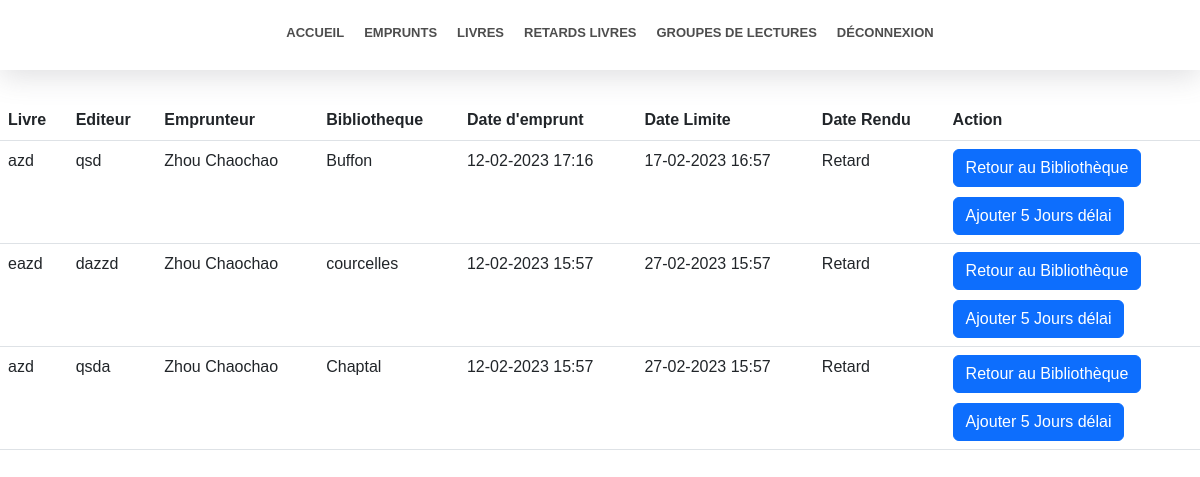
Page /libraire/livres/retard (signed in) on the earlier database version.
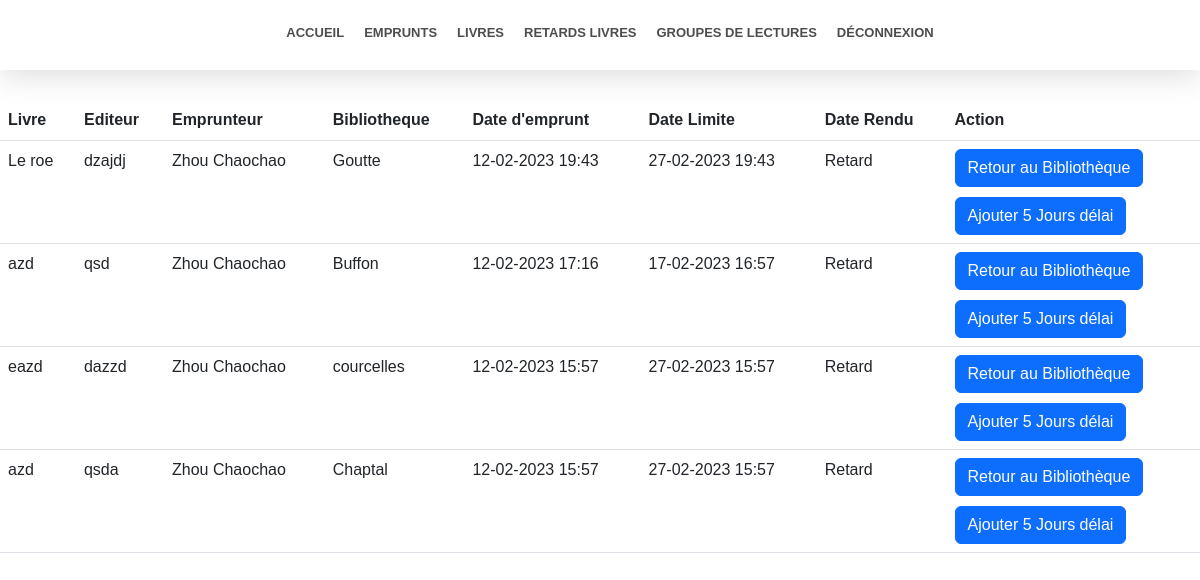
Same page on the later database version.
### accounts/models.py (models this page shows, shortened)
class Pret(models.Model):
    date = models.DateTimeField(auto_now=True)
    user = models.ForeignKey(CustomUser, on_delete=models.CASCADE)
    livre = models.ForeignKey(Livre, on_delete=models.CASCADE)
    dateend = models.DateTimeField()
    daterendu = models.DateTimeField(default=None, blank=True, null=True)

class Livre(models.Model):
    titre = models.CharField(max_length=60)
    auteur = models.CharField(max_length=60)
    jaquette = models.CharField(max_length=60)
    editeur = models.CharField(max_length=60)
    collection = models.CharField(max_length=60)
    genre = models.CharField(max_length=60)
    dispo = models.BooleanField(default=True)
    biblio = models.ForeignKey(Biliotheque, on_delete=models.CASCADE)

class CustomUser(AbstractUser):
    is_libraire = models.BooleanField(default=False)
    adresse = models.CharField(max_length=200, blank=False)
    cp = models.CharField(max_length=6, blank=False)

class Biliotheque(models.Model):
    name = models.CharField(max_length=60)
    adresse = models.CharField(max_length=60)
    ville = models.CharField(max_length=50)
    cp = models.CharField(max_length=60)

### livre/views.py (the view)
# urls.py: path('libraire/livres/retard', livre_views.libraireLivresRetard, name="libraire_livres_retard"),
@user_passes_test(lambda u: u.is_staff, login_url='/login/')
def libraireLivresRetard(request):
    context = {}
    now = datetime.now()
    context["todaynow"] = now.replace(tzinfo=pytz.utc)
    context["prets"] = Pret.objects.order_by("-date")
    return render(request, 'libraire/livre-retard.html', context=context)

### templates/libraire/livre-retard.html (shortened to what this page needs)
{% extends 'libraire/base-libraire.html' %}
{% block content %}
    <div style="height: 100px"></div>
    <section style="max-width: 1400px;margin: auto;">
        <table class="table">
            <thead>
            <tr>
                <th>Livre</th>
                <th>Editeur</th>
                <th>Emprunteur</th>
                <th>Bibliotheque</th>
                <th>Date d'emprunt</th>
                <th>Date Limite</th>
                <th>Date Rendu</th>
                <th>Action</th>
            </tr>
            </thead>
            <tbody>
            {% for pret in prets %}
                {% if todaynow > pret.dateend and pret.daterendu is None%}
                    <tr>
                        <td>{{ pret.livre.titre }}</td>
                        <td>{{ pret.livre.editeur }}</td>
                        <td>{{ pret.user.last_name }} {{ pret.user.first_name }}</td>
                        <td>{{ pret.livre.biblio.name }}</td>
                        <td>{{ pret.date|date:"d-m-Y H:i" }}</td>
                        <td>{{ pret.dateend|date:"d-m-Y H:i" }}</td>
                        {% if pret.daterendu %}
                            <td>{{ pret.daterendu|date:"d-m-Y H:i" }}</td>
                        {% elif pret.dateend <= todaynow %}
                            <td>Retard
                            </td>
                        {% else %}
                            <td>Dans {{ todaynow|timesince:pret.dateend }}
                                <iconify-icon icon="material-symbols:circle" style="color: green;" width="24"
                                              class="icone-center"></iconify-icon>
                            </td>
                        {% endif %}
                        <td>
                            {% if pret.daterendu %}
                                {% if pret.daterendu > pret.dateend %}
                                    Livre rendu en retard
                                {% else %}
                                    Livre rendu à l'heure
                                {% endif %}
                            {% else %}
                                <form method="POST" action="{% url 'rendre_livre' pret.pk %}">
                                    <button class="btn btn-primary">
                                        Retour au Bibliothèque
                                    </button>
                                </form>
                                <div style="height: 10px;display: block"></div>
                                <form method="POST" action="{% url 'libraire_emprunt_add_time' pret.pk  %}">
                                    <button class="btn btn-primary">
                                        Ajouter 5 Jours délai
                                    </button>
                                </form>
                            {% endif %}
                        </td>
                    </tr>
                {% endif %}
            {% endfor %}
            </tbody>
        </table>
    </section>
{% endblock %}

Differences in the rows shown:
added Pret: livre.titre "Le roe", livre.editeur "dzajdj", user.last_name "Zhou", user.first_name "Chaochao", livre.biblio.name "Goutte", date "12-02-2023 19:43", dateend "27-02-2023 19:43", shows "Retard", shows "Retour au Bibliothèque"
